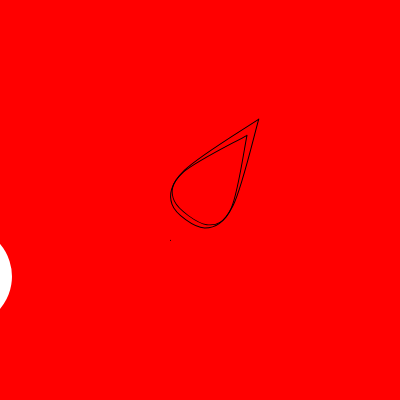
Frame 1 (no input)
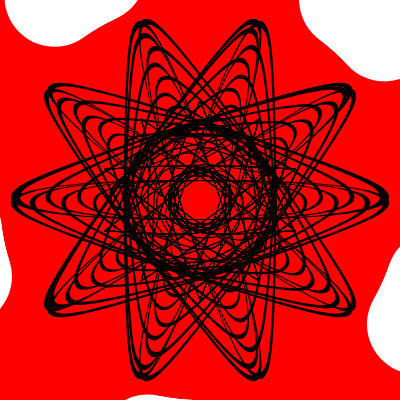
Frame 60 (no input)
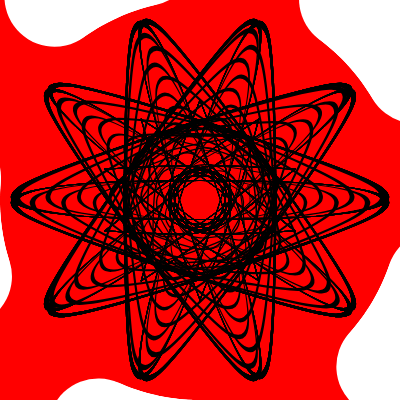
Frame 120 (the mouse pressed at the canvas centre since frame 60)

The p5.js sketch that drew these frames (run headless with seeded random() and noise() and a simulated clock; from frame 60 on, the mouse is pressed at the canvas centre):

// p5.js sketch
// ── sketch.js
let angle1=0;
let angle2=0;
let s= 0.1;
function setup() {
  createCanvas(400, 400);
    background(255,0,0);
}

function draw() {
translate(width/2,height/2);
  push();
angle1=angle1+0.1+36;
fill(255,0); 
rotate(radians(angle1))
strokeWeight(1);
point(0,50);
pop();

push();
angle1=angle1+0.1+36;
 stroke(255); 
rotate(radians(angle1))
strokeWeight(100);
point(0,250);
pop();

push();
s=s+0.1;
s=constrain(s,1,6)
angle2=angle2+36;
noFill(); 
rotate(radians(angle2));
beginShape();
curveVertex(0,-100); 
curveVertex(0,-100); 
curveVertex(-30,-15); 
curveVertex(-20,20); 
curveVertex(20,20); 
curveVertex(30,-15); 
curveVertex(0,-100); 
curveVertex(0,-100); 
endShape();
scale(s,0.8)
beginShape();
curveVertex(0,-100); 
curveVertex(0,-100); 
curveVertex(-30,-15); 
curveVertex(-20,20); 
curveVertex(20,20); 
curveVertex(30,-15); 
curveVertex(0,-100); 
curveVertex(0,-100); 
endShape();
pop();
}
